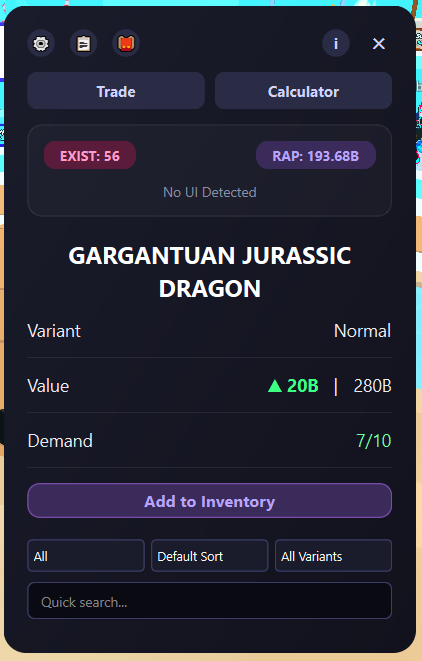
#> input picture IMAGES/App.png, 422 x 661 px
$ python name_detection.py ../IMAGES/App.png out.png
#> lines starting #> are read from the running program, lines starting #| are printed output that depends on the picture; after the words box and inside, x2 and y2 are one past the last pixel; in counts of white or black regions, pixels touching at a corner belong together
import cv2
import numpy as np
import os
import sys
from PIL import Image, ImageEnhance

# Constants
EXCLUSIVE_HEXES = ["#331f4c", "#392652", "#382550"]

def hex_to_bgr(hex_code):
    hex_code = hex_code.lstrip('#')
    r, g, b = int(hex_code[0:2], 16), int(hex_code[2:4], 16), int(hex_code[4:6], 16)
    return [b, g, r]

def process_name_detection(input_path, output_path):
#> called with input_path = '../IMAGES/App.png', output_path = 'out.png'
    if not os.path.exists(input_path):
        print(f"Error: Input file {input_path} not found.")
        sys.exit(1)

    # Load capture1
    capture1 = cv2.imread(input_path)
#> capture1 is the input picture: shape (661, 422, 3); mean B, G, R 54, 40.3, 39.4
    if capture1 is None:
        print("Error: Could not decode image.")
        sys.exit(1)

    height, width = capture1.shape[:2]
#> height = 661; width = 422
    top_limit = int(height * 0.25)
#> top_limit = 165
    roi = capture1[0:top_limit, 0:width]
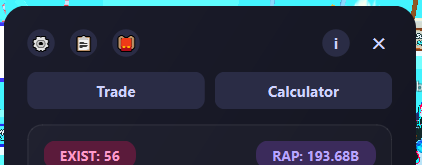
#> roi: shape (165, 422, 3); mean B, G, R 64.5, 46.7, 40.9

    # Detect "Exclusive" tag using multiple colors
    e_mask = np.zeros(roi.shape[:2], dtype=np.uint8)
    for h in EXCLUSIVE_HEXES:
        bgr = hex_to_bgr(h)
        # Use slightly wider range (+/- 4) for better detection
        lower = np.array([max(0, bgr[0]-4), max(0, bgr[1]-4), max(0, bgr[2]-4)])
        upper = np.array([min(255, bgr[0]+4), min(255, bgr[1]+4), min(255, bgr[2]+4)])
        e_mask = cv2.bitwise_or(e_mask, cv2.inRange(roi, lower, upper))
#> this loop made 3 passes
#> pass 2, in process_name_detection, `e_mask = cv2.bitwise_or(e_mask, cv2.inRange(roi, lower, upper))`:
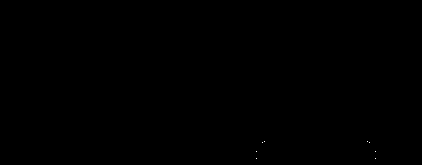
#> e_mask: shape (165, 422); 0.01% white in thin lines or dots, all inside (x1, y1, x2, y2) = (256, 141, 376, 159)

    coords = cv2.findNonZero(e_mask)
#> coords = [[264, 141], [367, 141], [262, 142], [369, 142], [256, 151], [375, 151], [256, 158], [375, 158]]
    if coords is not None:
        pts = coords.reshape(-1, 2)
#> pts has the same summary as coords

        # Find the LOWEST Y coordinate value (the TOP-most point of the detected pixels)
        # We want to crop everything ABOVE the "Exclusive" tag.
        min_y = np.min(pts[:, 1])
#> min_y = 141

        # Crop from the TOP (0) to that top-most point (min_y)
        # Subtracting a buffer (-2 px) to ensure the tag is completely removed
        final_y = max(0, min_y - 2)
#> final_y = 139
        name_crop = capture1[0:final_y, 0:width]
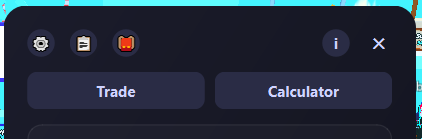
#> name_crop: shape (139, 422, 3); mean B, G, R 63.1, 47.3, 37.5
        print(f"[INFO] Name anchor found. Cropping above tag at Y={min_y}")
#| [INFO] Name anchor found. Cropping above tag at Y=141
    else:
        # Fallback: Capture top 25% if no tag anchor found
        fallback_limit = int(height * 0.25)
        name_crop = capture1[0:fallback_limit, 0:width]
        print("[INFO] Name anchor NOT found. Using fallback 25% crop.")

    # Safety check: If crop is empty (e.g., tag detected at very top or fallback failed)
    if name_crop is None or name_crop.size == 0:
        print("[WARN] Name crop is empty. Converting original capture1 instead.")
        name_crop = capture1

    # Enhancement for OCR
    # Convert BGR to RGB for PIL
    try:
        pil_img = Image.fromarray(cv2.cvtColor(name_crop, cv2.COLOR_BGR2RGB)).convert('L')
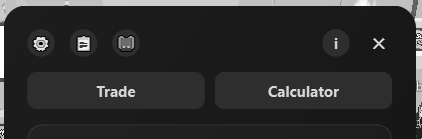
#> pil_img: PIL image 422x139 L; min 0, max 255, mean 45.9
    except cv2.error:
        print("[ERROR] OpenCV Conversion Failed. Skipping enhancement.")
        return
    pil_img = ImageEnhance.Contrast(pil_img).enhance(3.0)
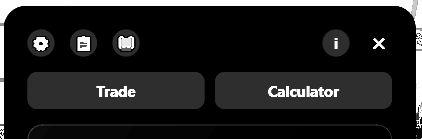
#> pil_img: PIL image 422x139 L; min 0, max 255, mean 33.7
    pil_img = ImageEnhance.Sharpness(pil_img).enhance(2.5)

    # Save result
    # Convert back to numpy if needed or just save via PIL (PIL is easier)
    pil_img.save(output_path)
    print(f"[FILES] Saved {output_path} (Name Snip)")

if __name__ == "__main__":
    if len(sys.argv) < 3:
        print("Usage: python name_detection.py <input_path> <output_path>")
        sys.exit(1)

    input_p = sys.argv[1]
    output_p = sys.argv[2]

    process_name_detection(input_p, output_p)

$ run again, on IMAGES/Inventory.png
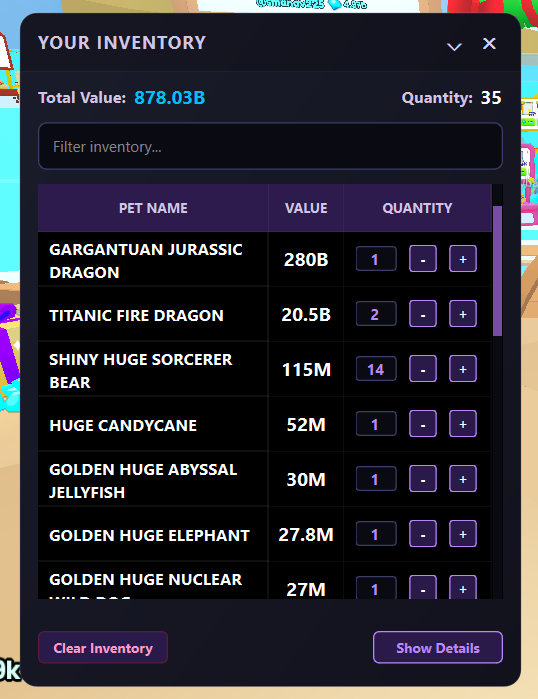
#> input picture IMAGES/Inventory.png, 538 x 699 px
#> in process_name_detection, capture1 is the input picture: shape (699, 538, 3); mean B, G, R 49.2, 41.1, 42.6
#> in process_name_detection, `roi = capture1[0:top_limit, 0:width]`:
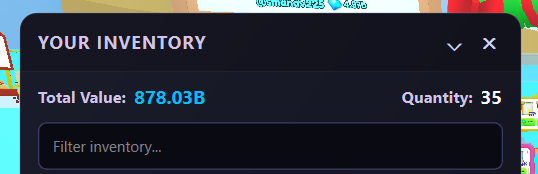
#> roi: shape (174, 538, 3); mean B, G, R 58.4, 49.9, 44
#> coords = [[105, 149]]
#> min_y = 149
#> final_y = 147
#| [INFO] Name anchor found. Cropping above tag at Y=149
#> in process_name_detection, `pil_img = ImageEnhance.Contrast(pil_img).enhance(3.0)`:
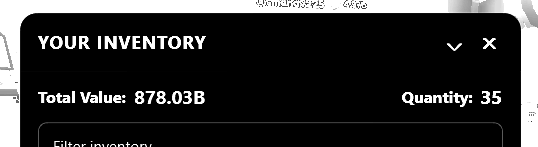
#> pil_img: PIL image 538x147 L; min 0, max 255, mean 47

$ run again, on IMAGES/Manual Search.png
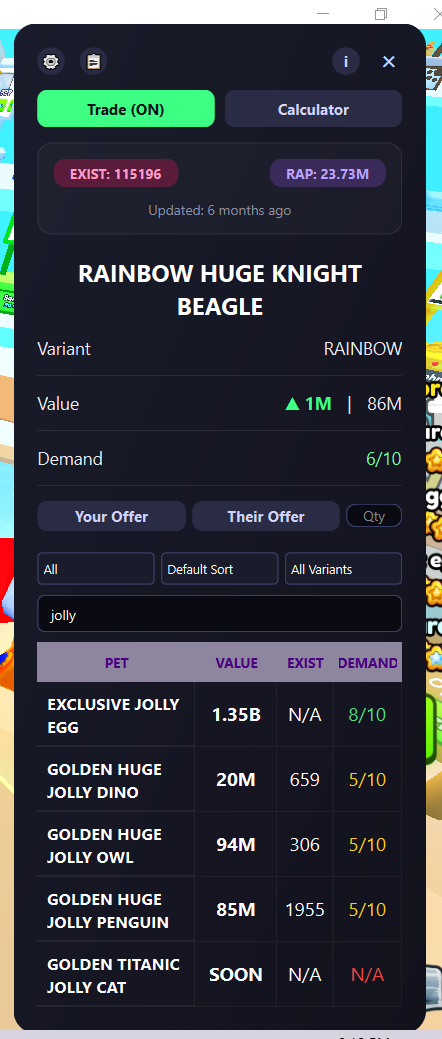
#> input picture IMAGES/Manual Search.png, 442 x 1039 px
#> in process_name_detection, capture1 is the input picture: shape (1039, 442, 3); mean B, G, R 64.6, 56.6, 52.7
#> in process_name_detection, `roi = capture1[0:top_limit, 0:width]`:
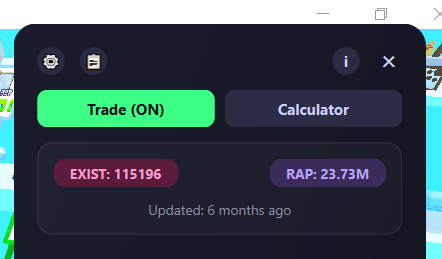
#> roi: shape (259, 442, 3); mean B, G, R 83.7, 77.2, 61.6
#> coords = contour of 10 points, box (x1, y1, x2, y2) (271, 159, 386, 187), area 30
#> pts = [[278, 159], [377, 159], [379, 160], [273, 162], [271, 165], [385, 169], [385, 176], [271, 180], [276, 185], [376, 186]]
#> min_y = 159
#> final_y = 157
#| [INFO] Name anchor found. Cropping above tag at Y=159
#> in process_name_detection, `pil_img = ImageEnhance.Contrast(pil_img).enhance(3.0)`:
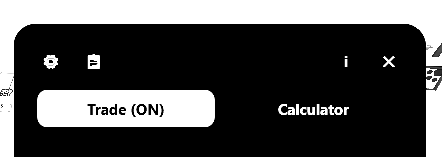
#> pil_img: PIL image 442x157 L; min 0, max 255, mean 78.7

$ run again, on IMAGES/Setting.png
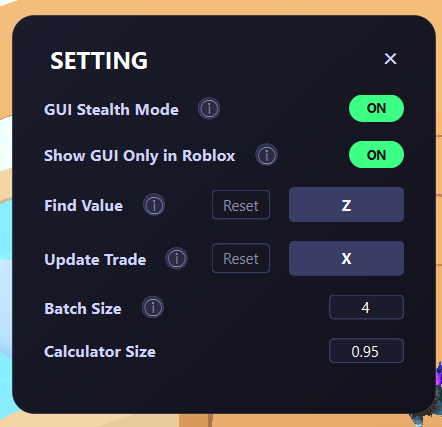
#> input picture IMAGES/Setting.png, 442 x 427 px
#> in process_name_detection, capture1 is the input picture: shape (427, 442, 3); mean B, G, R 58, 51.6, 51.3
#> in process_name_detection, `roi = capture1[0:top_limit, 0:width]`:
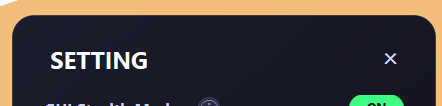
#> roi: shape (106, 442, 3); mean B, G, R 59.6, 62.4, 69.2
#> coords = None
#> in process_name_detection, `pil_img = ImageEnhance.Contrast(pil_img).enhance(3.0)`:
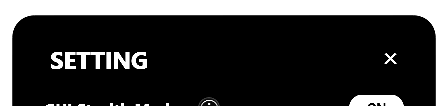
#> pil_img: PIL image 442x106 L; min 0, max 255, mean 55.6
